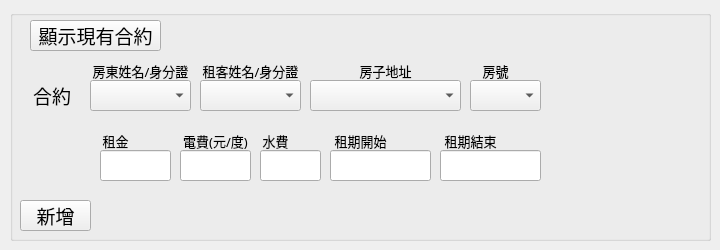
    <widget class="QWidget" name="tab_2">
     <attribute name="title">
      <string>Tab 2</string>
     </attribute>
     <widget class="QGroupBox" name="groupBox_2">
      <property name="geometry">
       <rect>
        <x>10</x>
        <y>10</y>
        <width>701</width>
        <height>231</height>
       </rect>
      </property>
      <property name="title">
       <string/>
      </property>
      <widget class="QLabel" name="label_17">
       <property name="geometry">
        <rect>
         <x>190</x>
         <y>100</y>
         <width>81</width>
         <height>21</height>
        </rect>
       </property>
       <property name="font">
        <font>
         <family>微軟正黑體</family>
         <pointsize>9</pointsize>
        </font>
       </property>
       <property name="text">
        <string/>
       </property>
       <property name="alignment">
        <set>Qt::AlignCenter</set>
       </property>
      </widget>
      <widget class="QLabel" name="label_14">
       <property name="geometry">
        <rect>
         <x>320</x>
         <y>120</y>
         <width>61</width>
         <height>21</height>
        </rect>
       </property>
       <property name="font">
        <font>
         <family>微軟正黑體</family>
         <pointsize>10</pointsize>
        </font>
       </property>
       <property name="text">
        <string>租期開始</string>
       </property>
       <property name="alignment">
        <set>Qt::AlignCenter</set>
       </property>
      </widget>
      <widget class="QLabel" name="label_12">
       <property name="geometry">
        <rect>
         <x>470</x>
         <y>50</y>
         <width>31</width>
         <height>21</height>
        </rect>
       </property>
       <property name="font">
        <font>
         <family>微軟正黑體</family>
         <pointsize>10</pointsize>
        </font>
       </property>
       <property name="text">
        <string>房號</string>
       </property>
       <property name="alignment">
        <set>Qt::AlignCenter</set>
       </property>
      </widget>
      <widget class="QLineEdit" name="lineEdit_6">
       <property name="geometry">
        <rect>
         <x>250</x>
         <y>140</y>
         <width>61</width>
         <height>31</height>
        </rect>
       </property>
       <property name="font">
        <font>
         <family>微軟正黑體</family>
         <pointsize>12</pointsize>
        </font>
       </property>
      </widget>
      <widget class="QLineEdit" name="lineEdit_5">
       <property name="geometry">
        <rect>
         <x>170</x>
         <y>140</y>
         <width>71</width>
         <height>31</height>
        </rect>
       </property>
       <property name="font">
        <font>
         <family>微軟正黑體</family>
         <pointsize>12</pointsize>
        </font>
       </property>
      </widget>
      <widget class="QLabel" name="label_11">
       <property name="geometry">
        <rect>
         <x>340</x>
         <y>50</y>
         <width>71</width>
         <height>21</height>
        </rect>
       </property>
       <property name="font">
        <font>
         <family>微軟正黑體</family>
         <pointsize>10</pointsize>
        </font>
       </property>
       <property name="text">
        <string>房子地址</string>
       </property>
       <property name="alignment">
        <set>Qt::AlignCenter</set>
       </property>
      </widget>
      <widget class="QLineEdit" name="lineEdit_4">
       <property name="geometry">
        <rect>
         <x>90</x>
         <y>140</y>
         <width>71</width>
         <height>31</height>
        </rect>
       </property>
       <property name="font">
        <font>
         <family>微軟正黑體</family>
         <pointsize>12</pointsize>
        </font>
       </property>
      </widget>
      <widget class="QLabel" name="label_13">
       <property name="geometry">
        <rect>
         <x>90</x>
         <y>120</y>
         <width>31</width>
         <height>21</height>
        </rect>
       </property>
       <property name="font">
        <font>
         <family>微軟正黑體</family>
         <pointsize>10</pointsize>
        </font>
       </property>
       <property name="text">
        <string>租金</string>
       </property>
       <property name="alignment">
        <set>Qt::AlignCenter</set>
       </property>
      </widget>
      <widget class="QLabel" name="label_15">
       <property name="geometry">
        <rect>
         <x>430</x>
         <y>120</y>
         <width>61</width>
         <height>21</height>
        </rect>
       </property>
       <property name="font">
        <font>
         <family>微軟正黑體</family>
         <pointsize>10</pointsize>
        </font>
       </property>
       <property name="text">
        <string>租期結束</string>
       </property>
       <property name="alignment">
        <set>Qt::AlignCenter</set>
       </property>
      </widget>
      <widget class="QPushButton" name="pushButton_2">
       <property name="geometry">
        <rect>
         <x>10</x>
         <y>190</y>
         <width>71</width>
         <height>31</height>
        </rect>
       </property>
       <property name="font">
        <font>
         <family>微軟正黑體</family>
         <pointsize>14</pointsize>
        </font>
       </property>
       <property name="cursor">
        <cursorShape>PointingHandCursor</cursorShape>
       </property>
       <property name="text">
        <string>新增</string>
       </property>
      </widget>
      <widget class="QLabel" name="label_8">
       <property name="geometry">
        <rect>
         <x>20</x>
         <y>70</y>
         <width>41</width>
         <height>31</height>
        </rect>
       </property>
       <property name="font">
        <font>
         <family>微軟正黑體</family>
         <pointsize>14</pointsize>
        </font>
       </property>
       <property name="text">
        <string>合約</string>
       </property>
       <property name="alignment">
        <set>Qt::AlignRight|Qt::AlignTrailing|Qt::AlignVCenter</set>
       </property>
      </widget>
      <widget class="QComboBox" name="comboBox_4">
       <property name="geometry">
        <rect>
         <x>80</x>
         <y>70</y>
         <width>101</width>
         <height>31</height>
        </rect>
       </property>
       <property name="font">
        <font>
         <family>微軟正黑體</family>
         <pointsize>12</pointsize>
         <weight>50</weight>
         <bold>false</bold>
        </font>
       </property>
       <property name="cursor">
        <cursorShape>ClosedHandCursor</cursorShape>
       </property>
      </widget>
      <widget class="QComboBox" name="comboBox_7">
       <property name="geometry">
        <rect>
         <x>460</x>
         <y>70</y>
         <width>71</width>
         <height>31</height>
        </rect>
       </property>
       <property name="font">
        <font>
         <family>微軟正黑體</family>
         <pointsize>12</pointsize>
         <weight>50</weight>
         <bold>false</bold>
        </font>
       </property>
       <property name="cursor">
        <cursorShape>ClosedHandCursor</cursorShape>
       </property>
      </widget>
      <widget class="QComboBox" name="comboBox_6">
       <property name="geometry">
        <rect>
         <x>300</x>
         <y>70</y>
         <width>151</width>
         <height>31</height>
        </rect>
       </property>
       <property name="font">
        <font>
         <family>微軟正黑體</family>
         <pointsize>12</pointsize>
         <weight>50</weight>
         <bold>false</bold>
        </font>
       </property>
       <property name="cursor">
        <cursorShape>ClosedHandCursor</cursorShape>
       </property>
      </widget>
      <widget class="QLabel" name="label_10">
       <property name="geometry">
        <rect>
         <x>190</x>
         <y>50</y>
         <width>101</width>
         <height>21</height>
        </rect>
       </property>
       <property name="font">
        <font>
         <family>微軟正黑體</family>
         <pointsize>10</pointsize>
        </font>
       </property>
       <property name="text">
        <string>租客姓名/身分證</string>
       </property>
       <property name="alignment">
        <set>Qt::AlignCenter</set>
       </property>
      </widget>
      <widget class="QLabel" name="label_16">
       <property name="geometry">
        <rect>
         <x>80</x>
         <y>100</y>
         <width>81</width>
         <height>21</height>
        </rect>
       </property>
       <property name="font">
        <font>
         <family>微軟正黑體</family>
         <pointsize>9</pointsize>
        </font>
       </property>
       <property name="text">
        <string/>
       </property>
       <property name="alignment">
        <set>Qt::AlignCenter</set>
       </property>
      </widget>
      <widget class="QComboBox" name="comboBox_5">
       <property name="geometry">
        <rect>
         <x>190</x>
         <y>70</y>
         <width>101</width>
         <height>31</height>
        </rect>
       </property>
       <property name="font">
        <font>
         <family>微軟正黑體</family>
         <pointsize>12</pointsize>
         <weight>50</weight>
         <bold>false</bold>
        </font>
       </property>
       <property name="cursor">
        <cursorShape>ClosedHandCursor</cursorShape>
       </property>
      </widget>
      <widget class="QLabel" name="label_9">
       <property name="geometry">
        <rect>
         <x>80</x>
         <y>50</y>
         <width>101</width>
         <height>21</height>
        </rect>
       </property>
       <property name="font">
        <font>
         <family>微軟正黑體</family>
         <pointsize>10</pointsize>
        </font>
       </property>
       <property name="text">
        <string>房東姓名/身分證</string>
       </property>
       <property name="alignment">
        <set>Qt::AlignCenter</set>
       </property>
      </widget>
      <widget class="QLineEdit" name="lineEdit_7">
       <property name="geometry">
        <rect>
         <x>320</x>
         <y>140</y>
         <width>101</width>
         <height>31</height>
        </rect>
       </property>
       <property name="font">
        <font>
         <pointsize>12</pointsize>
        </font>
       </property>
      </widget>
      <widget class="QLineEdit" name="lineEdit_8">
       <property name="geometry">
        <rect>
         <x>430</x>
         <y>140</y>
         <width>101</width>
         <height>31</height>
        </rect>
       </property>
       <property name="font">
        <font>
         <pointsize>12</pointsize>
        </font>
       </property>
      </widget>
      <widget class="QLabel" name="label_18">
       <property name="geometry">
        <rect>
         <x>250</x>
         <y>120</y>
         <width>31</width>
         <height>21</height>
        </rect>
       </property>
       <property name="font">
        <font>
         <family>微軟正黑體</family>
         <pointsize>10</pointsize>
        </font>
       </property>
       <property name="text">
        <string>水費</string>
       </property>
       <property name="alignment">
        <set>Qt::AlignCenter</set>
       </property>
      </widget>
      <widget class="QLabel" name="label_19">
       <property name="geometry">
        <rect>
         <x>170</x>
         <y>120</y>
         <width>71</width>
         <height>21</height>
        </rect>
       </property>
       <property name="font">
        <font>
         <family>微軟正黑體</family>
         <pointsize>10</pointsize>
        </font>
       </property>
       <property name="text">
        <string>電費(元/度)</string>
       </property>
       <property name="alignment">
        <set>Qt::AlignCenter</set>
       </property>
      </widget>
      <widget class="QLabel" name="label_20">
       <property name="geometry">
        <rect>
         <x>90</x>
         <y>200</y>
         <width>81</width>
         <height>16</height>
        </rect>
       </property>
       <property name="font">
        <font>
         <pointsize>10</pointsize>
        </font>
       </property>
       <property name="text">
        <string/>
       </property>
      </widget>
      <widget class="QPushButton" name="pushButton_4">
       <property name="geometry">
        <rect>
         <x>20</x>
         <y>10</y>
         <width>131</width>
         <height>31</height>
        </rect>
       </property>
       <property name="font">
        <font>
         <pointsize>14</pointsize>
        </font>
       </property>
       <property name="text">
        <string>顯示現有合約</string>
       </property>
      </widget>
     </widget>
    </widget>
